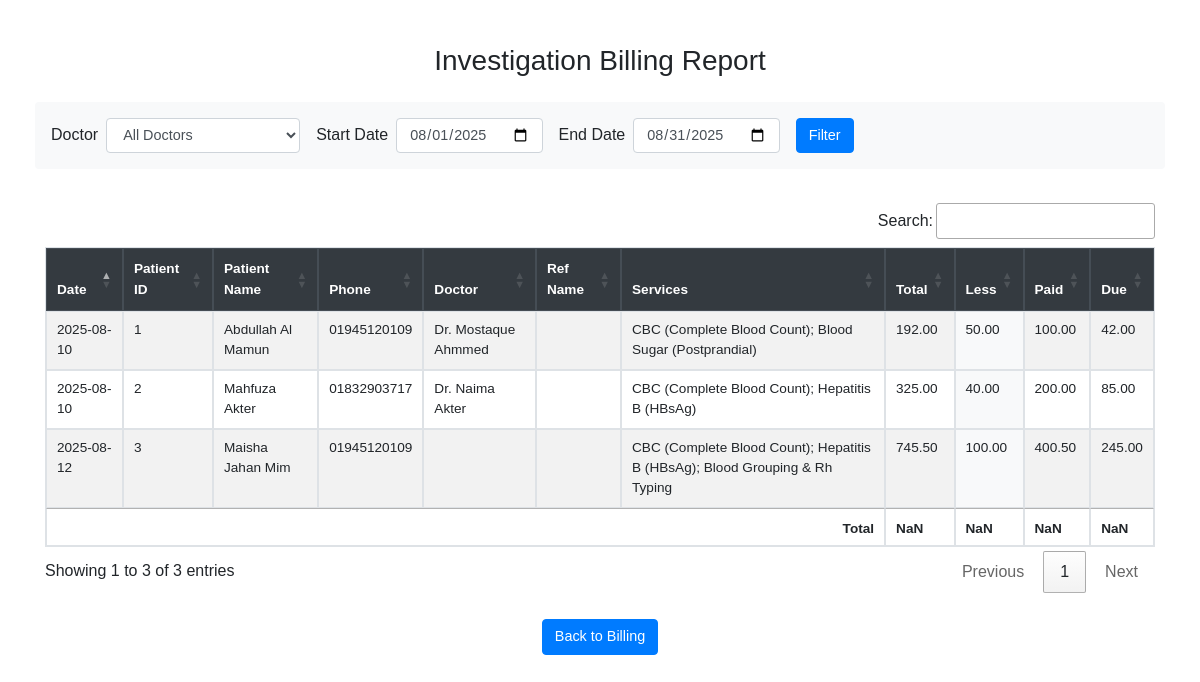
Page /billing_report.php on the earlier database version.
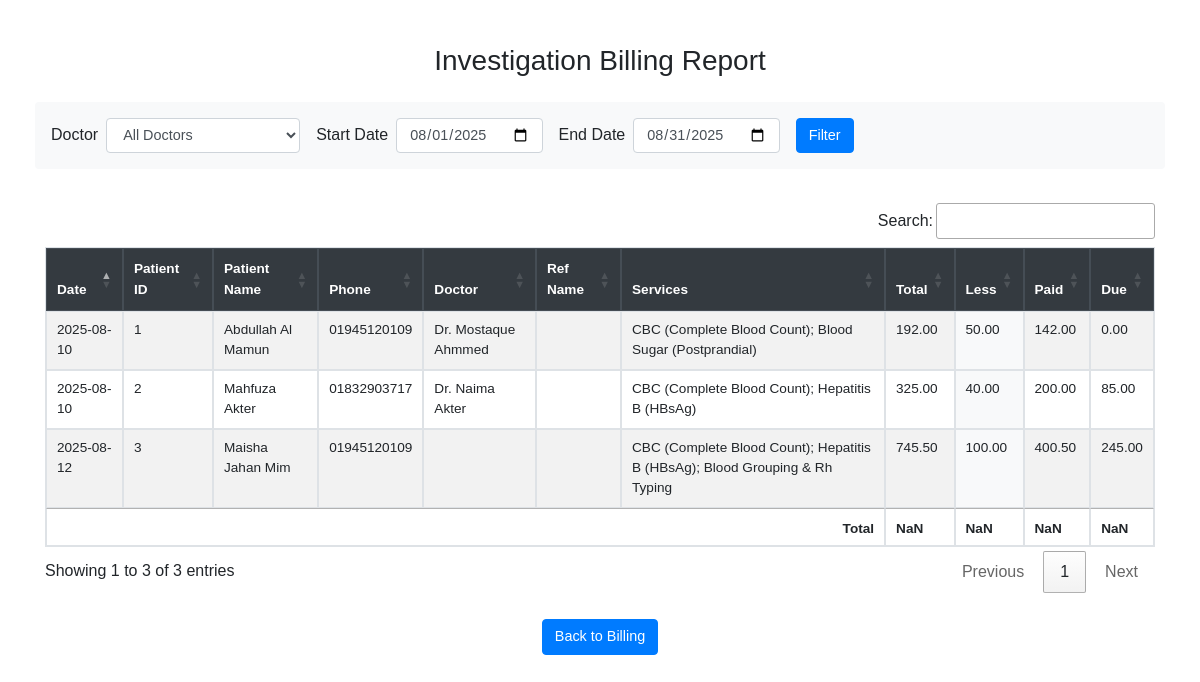
Same page on the later database version.
### tables this page shows
CREATE TABLE patients (
        patient_id INTEGER PRIMARY KEY AUTOINCREMENT,
        old_id TEXT,
        date TEXT,
        patient_name TEXT,
        sex TEXT,
        age TEXT,
        phone TEXT,
        ref_doctors TEXT,
        ref_name TEXT,
        delivery_date TEXT,
        delivery_time TEXT,
        remarks TEXT,
        less_total REAL,
        less_percent_total REAL,
        paid REAL,
        send_sms INTEGER,
        created_at TEXT,
        updated_at TEXT,
        address TEXT
    );

### billing_report.php (the view, shortened to what this page needs)
<?php
include 'db_sqlite.php';
$startDate = $_GET['start_date'] ?? date('Y-m-01');
$endDate = $_GET['end_date'] ?? date('Y-m-t');
$sql = "
  SELECT
    p.date,
    p.patient_id,
    p.patient_name,
    p.phone,
    p.ref_doctors AS doctor,
    p.ref_name,
    GROUP_CONCAT(b.service_name, '; ') AS services,
    SUM(b.final_price) AS total,
    p.less_total,
    p.paid,
    (SUM(b.final_price) - p.less_total - p.paid) AS due
  FROM billing b
  JOIN patients p ON b.patient_id = p.patient_id
  WHERE p.date BETWEEN ? AND ?
";
$params = [$startDate, $endDate];
$sql .= " GROUP BY p.patient_id, p.date, p.patient_name, p.phone, p.ref_doctors, p.ref_name, p.paid, p.less_total
  ORDER BY p.date DESC";
$stmt = $pdo->prepare($sql);
$stmt->execute($params);
$rows = $stmt->fetchAll(PDO::FETCH_ASSOC);
?>
<!DOCTYPE html>
<html>
<head>
  <link rel="stylesheet" href="https://stackpath.bootstrapcdn.com/bootstrap/4.5.2/css/bootstrap.min.css">
  <link rel="stylesheet" href="https://cdn.datatables.net/1.13.6/css/jquery.dataTables.min.css">
  <link rel="stylesheet" href="https://cdn.datatables.net/buttons/2.4.1/css/buttons.dataTables.min.css">
</head>
<body>
<div class="container py-4">
  <h3 class="mb-4 text-center">Investigation Billing Report</h3>
  <form method="GET" class="form-inline mb-4 bg-light p-3 rounded">
    <label class="mr-2">Doctor</label>
    <select name="doctor" id="doctorFilter" class="form-control mr-3">
      <option value="">All Doctors</option>
    </select>
    <label class="mr-2">Start Date</label>
    <input type="date" name="start_date" class="form-control mr-3" value="<?= $startDate ?>">
    <label class="mr-2">End Date</label>
    <input type="date" name="end_date" class="form-control mr-3" value="<?= $endDate ?>">
    <button class="btn btn-primary" type="submit">Filter</button>
  </form>
  <table id="billingTable" class="table table-bordered table-striped">
    <thead class="thead-dark">
      <tr>
        <th>Date</th>
        <th>Patient ID</th>
        <th>Patient Name</th>
        <th>Phone</th>
        <th>Doctor</th>
        <th>Ref Name</th>
        <th>Services</th>
        <th>Total</th>
        <th>Less</th>
        <th>Paid</th>
        <th>Due</th>
      </tr>
    </thead>
    <tbody>
      <?php foreach ($rows as $row): ?>
        <tr>
          <td><?= $row['date'] ?></td>
          <td><?= $row['patient_id'] ?></td>
          <td><?= htmlspecialchars($row['patient_name']) ?></td>
          <td><?= htmlspecialchars($row['phone']) ?></td>
          <td><?= htmlspecialchars($row['doctor'] ?? 'N/A') ?></td>
          <td><?= htmlspecialchars($row['ref_name'] ?? 'N/A') ?></td>
          <td><?= htmlspecialchars($row['services']) ?></td>
          <td><?= number_format($row['total'], 2) ?></td>
          <td class="discount-column"><?= number_format($row['less_total'], 2) ?></td>
          <td><?= number_format($row['paid'], 2) ?></td>
          <td><?= number_format($row['due'], 2) ?></td>
        </tr>
      <?php endforeach ?>
    </tbody>
    <tfoot>
      <tr>
        <th colspan="7" class="text-right">Total</th>
        <th></th>
        <th></th>
        <th></th>
        <th></th>
      </tr>
    </tfoot>
  </table>
  <div class="text-center mt-3">
    <a href="bill.php" class="btn btn-primary">Back to Billing</a>
  </div>
</div>
</body>
</html>

Differences in the rows shown:
changed patients "Abdullah Al Mamun": paid "100.00" → "142.00"; due "42.00" → "0.00"
